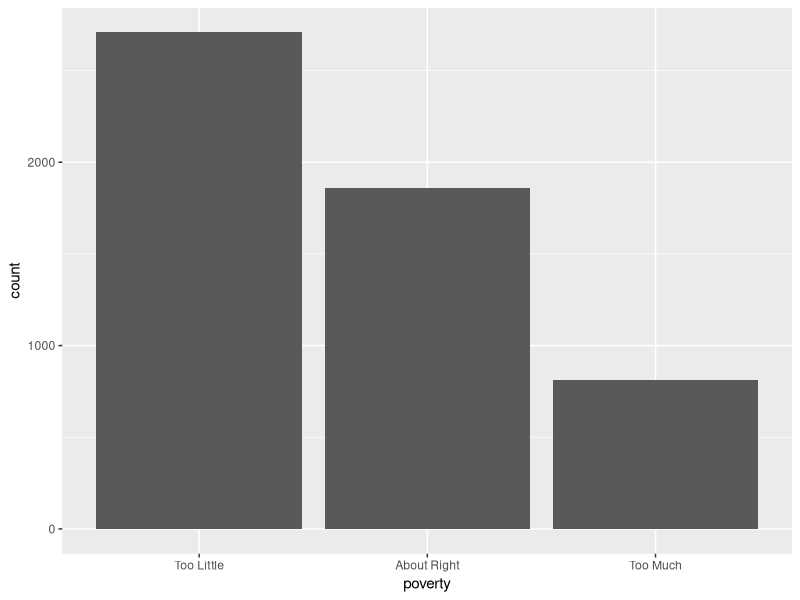

R code for this plot:
## ---- chunk 1
library(tidyverse) 
library(carData)
data("WVS")
## ---- chunk 2
view(WVS)
nrow(WVS)
ncol(WVS)
## ---- chunk 3
WVS %>%
  ggplot(data = WVS, mapping = aes(x = poverty)) +
  geom_bar()
## ---- chunk 4

